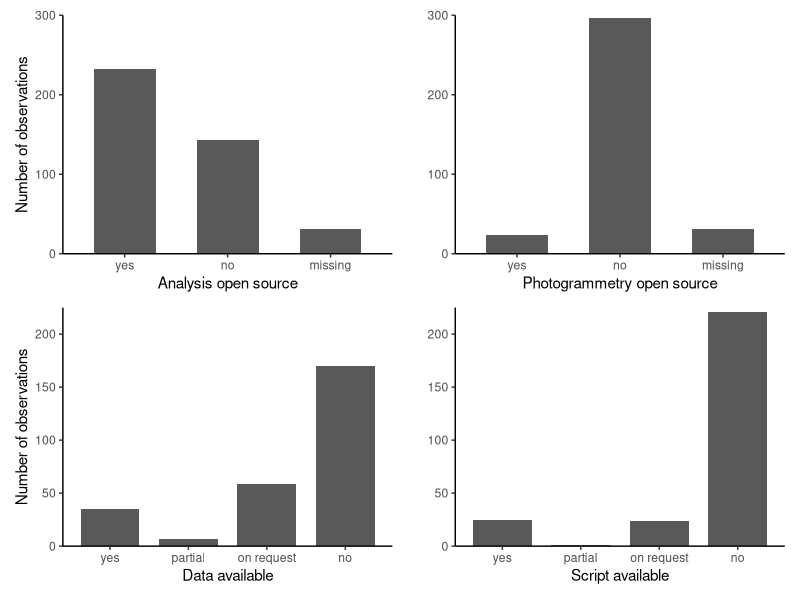
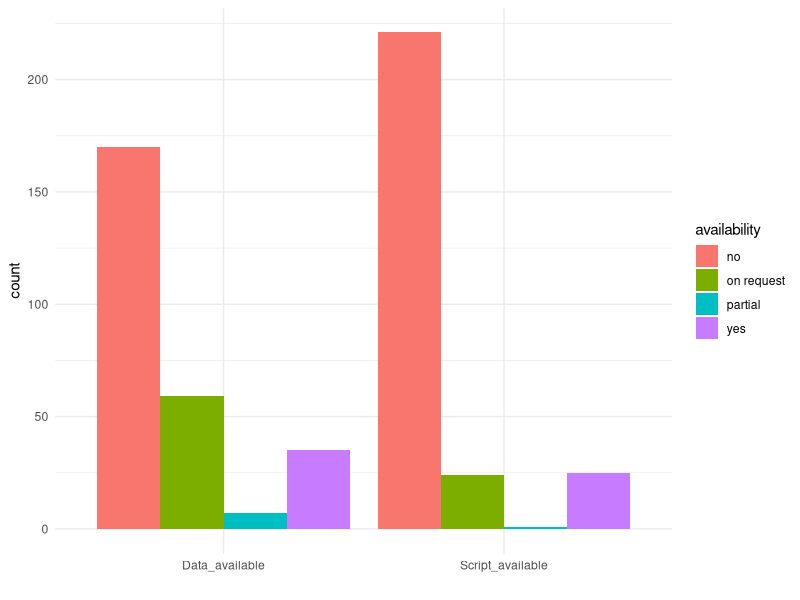
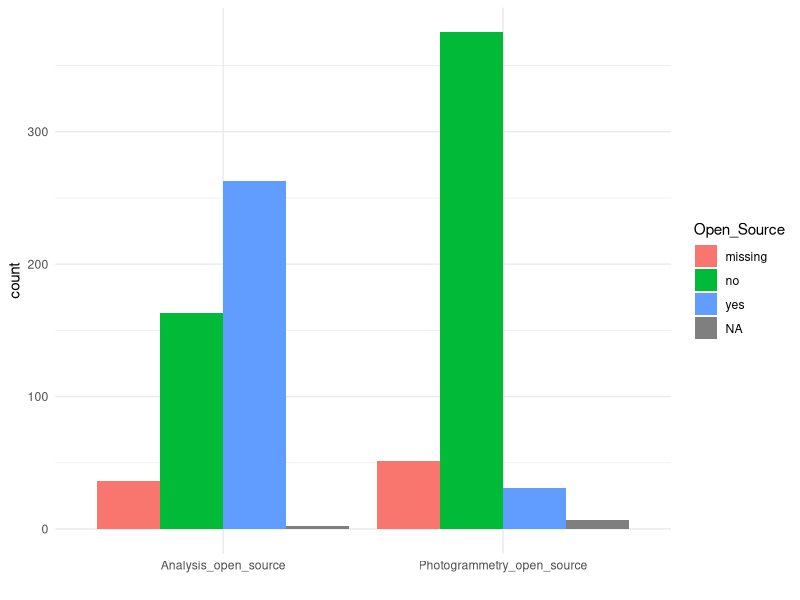

Here is the R script that generated these plots, in order:
### load packages

library(tidyverse)
library(ggplot2)
library(readxl)
library(patchwork)

################################################################################

### directly read the excel file. no need for two files: 
excel <- read_excel("data/data_extraction/data_extraction_final.xlsx", skip = 1, na = c("","NA"))
meta <- excel[,c(2:10,18:20,39:41)]
data <- excel[,c(2,11:17,21:37)]


### delete now empty rows to receive a "true" metadata table for our 272 articles
meta <- filter(meta, !(is.na(Title)))

### make variables into factors
str(meta)
meta[,c(2,6,8:14)] <- meta[,c(2,6,8:14)] |>
  mutate_if(sapply(meta[,c(2,6,8:14)], is.character), as.factor)


str(data)
data[,c(2:7,9:13,15:25)] <- data[,c(2:7,9:13,15:25)] |>
  mutate_if(sapply(data[,c(2:7,9:13,15:25)], is.character), as.factor)



################################################################################


### make some small plots for open source and reproducibility

### first change the levels of the factors 

data$Analysis_open_source <- factor(data$Analysis_open_source,
                                    levels = c("yes", "no", "missing"))

data$Photogrammetry_open_source <- factor(data$Photogrammetry_open_source,
                                          levels = c("yes", "no", "missing"))

meta$Data_available <- factor(meta$Data_available,
                              levels = c("yes", "partial", "on request","no"))

meta$Script_available <- factor(meta$Script_available,
                                levels = c("yes", "partial", "on request","no"))

ana <- ggplot(data[!(is.na(data$Analysis_open_source)),], aes(x= Analysis_open_source))+
  geom_bar(width = 0.6)+
  theme_classic() +
  labs(x = "Analysis open source", y = "Number of observations")+
  scale_y_continuous(expand = c(0,0), limits = c(0,300))

pho <- ggplot(data[!(is.na(data$Photogrammetry_open_source)),], aes(x= Photogrammetry_open_source))+
  geom_bar(width = 0.6)+
  theme_classic() +
  labs(x = "Photogrammetry open source", y = "")+
  scale_y_continuous(expand = c(0,0), limits = c(0,300))

scr <- ggplot(meta[!(is.na(meta$Script_available)),], aes(x= Script_available))+
  geom_bar(width = 0.75)+
  theme_classic() +
  labs(x = "Script available", y = "")+
  scale_y_continuous(expand = c(0,0), limits = c(0,225))

dat <- ggplot(meta[!(is.na(meta$Data_available)),], aes(x= Data_available))+
  geom_bar(width = 0.75)+
  theme_classic() +
  labs(x = "Data available", y = "Number of observations")+
  scale_y_continuous(expand = c(0,0), limits = c(0,225))

### try to make the width the same for all plots despite having 3 or 4 categories

(ana | pho )/( dat | scr)

#ggsave("figures/reproducibility.pdf", width = 14, height = 12, units = "cm")

################################################################################

















repro <- excel |>
  select(DOI, Data_available, Script_available) |>
  filter(!(is.na(Script_available)))


repro |> 
  tidyr::pivot_longer(
    cols = -DOI,
    names_to = "data_or_script",
    values_to = "availability"
  ) |> 
  ggplot(aes(x = data_or_script, fill = availability))+
  geom_bar(position = "dodge")+
  theme_minimal()+
  labs(x = "", y = "count")



open <- excel |>
  select(DOI, Photogrammetry_open_source, Analysis_open_source) |>
  filter(!(is.na(Photogrammetry_open_source) & is.na(Analysis_open_source))) |>
  group_by(DOI) |>
  fill(Photogrammetry_open_source,.direction = "down") |>
  fill(Analysis_open_source,.direction = "down")



open |> 
  tidyr::pivot_longer(
    cols = -DOI,
    names_to = "test",
    values_to = "Open_Source"
  ) |> 
  ggplot(aes(x = test, fill = Open_Source))+
  geom_bar(position = "dodge")+
  theme_minimal()+
  labs(x = "", y = "count")

table(data$Photogrammetry_open_source)
table(data$Analysis_open_source)
table(meta$Script_available)
table(meta$Data_available)
